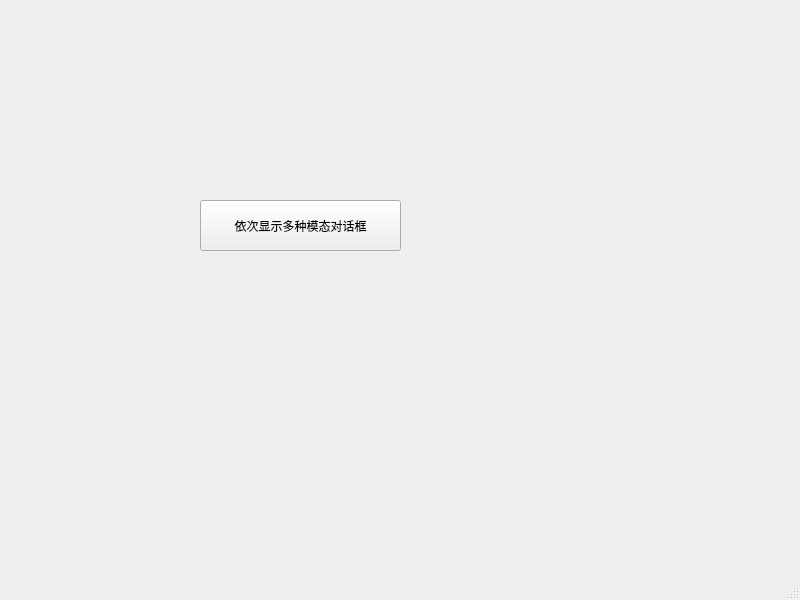
<?xml version="1.0" encoding="UTF-8"?>
<ui version="4.0">
 <class>MainWindow</class>
 <widget class="QMainWindow" name="MainWindow">
  <property name="geometry">
   <rect>
    <x>0</x>
    <y>0</y>
    <width>800</width>
    <height>600</height>
   </rect>
  </property>
  <property name="windowTitle">
   <string>MainWindow</string>
  </property>
  <widget class="QWidget" name="centralwidget">
   <widget class="QPushButton" name="msgbox">
    <property name="geometry">
     <rect>
      <x>200</x>
      <y>200</y>
      <width>201</width>
      <height>51</height>
     </rect>
    </property>
    <property name="text">
     <string>依次显示多种模态对话框</string>
    </property>
   </widget>
  </widget>
  <widget class="QMenuBar" name="menubar">
   <property name="geometry">
    <rect>
     <x>0</x>
     <y>0</y>
     <width>800</width>
     <height>26</height>
    </rect>
   </property>
  </widget>
  <widget class="QStatusBar" name="statusbar"/>
 </widget>
 <resources/>
 <connections/>
</ui>
